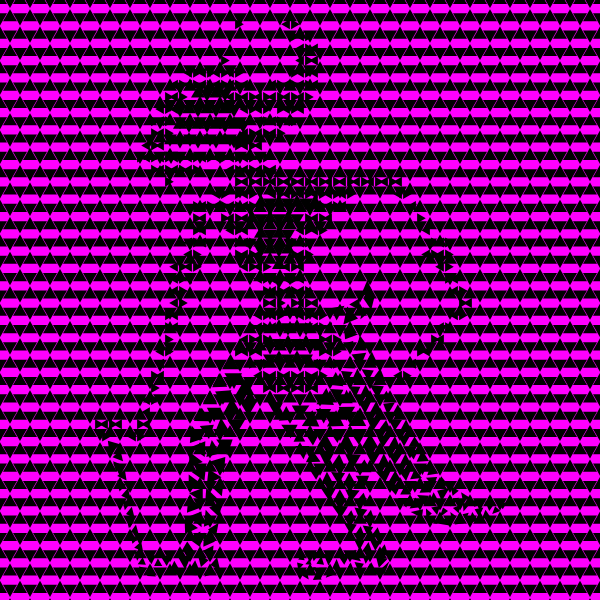
Frame 1 (no input)
Frame 60 (no input): identical to frame 1, image omitted
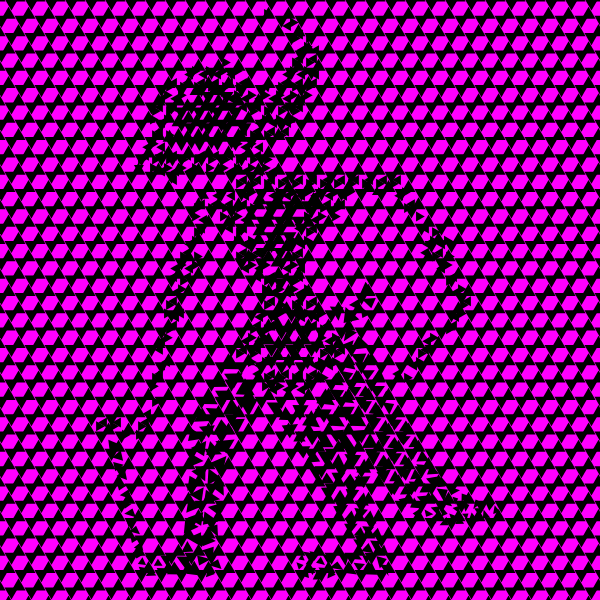
Frame 120 (the mouse pressed at the canvas centre since frame 60)

The p5.js sketch that drew these frames (run headless with seeded random() and noise() and a simulated clock; from frame 60 on, the mouse is pressed at the canvas centre):

// p5.js sketch
// ── sketch.js
/*========== triangle pattern globals ==========*/

let maskG; //mask for head/torso/arms with crown hole

/* master spacing + width knobs */
let SPACING = 2; //visible gap between triangles
let WIDTH_SWITCH = 28;   

// main lattice (bigger triangles for torso/head)
const BASE_SIDE = 18; //lattice side that drives the grid
let SIDE = BASE_SIDE - 2 * SPACING; //drawn side is smaller -> makes gaps
const H = (Math.sqrt(3) / 2) * BASE_SIDE; //row step for grid
const DX = BASE_SIDE / 2; //column step (upright/inverted alternating)

// narrow-space lattice (arms, tight cavities, crown band)
const SMALL_BASE_SIDE = 14;
let SMALL_SIDE = SMALL_BASE_SIDE - 2 * SPACING;
const SMALL_H = (Math.sqrt(3) / 2) * SMALL_BASE_SIDE;
const SMALL_DX = SMALL_BASE_SIDE / 2;

/* background lattice knobs */
let BG_SPACING = 3;            //gap for background triangles
const BG_BASE_SIDE = 20;       //grid size for background
let BG_SIDE = BG_BASE_SIDE - 2 * BG_SPACING;
const BG_H = (Math.sqrt(3) / 2) * BG_BASE_SIDE;
const BG_DX = BG_BASE_SIDE / 2;

/* rotation animation knobs */
let ROTATE_RATE = 1.0; //steps per second; each step = +120°
let _stepIndex = 0; //0 -> 0°, 1 -> 120°, 2 -> 240° -> back to 0
let _lastStepMs = 0;
let _angleOffset = 0; 

/* lattice/background visibility tweak */
const LATTICE_PIVOT_FRAC = 0.12; 

let _triBase; //reference to p5's original triangle


/*========== setup ==========*/

function setup() {
  createCanvas(600, 600);

  // build offscreen mask: white = keep, transparent = cutout (includes crown hole)
  maskG = createGraphics(600, 600);
  maskG.pixelDensity(1);
  maskG.noStroke();
  maskG.clear();

  // draw solid silhouette
  maskG.fill(255);
  drawHeadTorsoArmsPath(maskG);

  // cut the crown hole to transparent using erase()
  maskG.erase();
  drawCrownHolePath(maskG);
  maskG.noErase();

  // lock pixels for sampling
  maskG.loadPixels();

  // keep a reference to p5's triangle
  _triBase = window.triangle;
}


/*========== draw ==========*/

function draw() {
  // step the global rotation state in discrete 120° increments
  const periodMs = 1000 / max(0.0001, ROTATE_RATE);
  if (millis() - _lastStepMs >= periodMs) {
    _stepIndex = (_stepIndex + 1) % 3; // 0 -> 1 -> 2 -> 0
    _lastStepMs = millis();
  }
  _angleOffset = _stepIndex * (TWO_PI / 3); // 0, 120°, 240°

  background('magenta');

  // background - alternating triangle pattern drawn first
  drawBackgroundLattice(BG_SIDE, BG_BASE_SIDE, BG_H, BG_DX, 0, _angleOffset);

  fill(0);

  // left leg
  TRI(138.87, 566.6, 141.81, 574.8, 147.07, 568.37);
  TRI(150.01, 567.77, 147.07, 575.97, 155.86, 576.56);
  TRI(156.45, 568.36, 160.84, 576.55, 166.41, 568.36);
  TRI(174.32, 560.74, 167.58, 574.8, 182.23, 574.8);
  TRI(195.11, 560.16, 186.33, 574.8, 201.56, 575.39);
  TRI(208.89, 567.2, 204.5, 576.56, 216.2, 573.34);
  TRI(217.09, 557.24, 210.35, 565.12, 220.31, 570.7);
  TRI(197.47, 553.13, 200.97, 566.91, 208.54, 560.24);
  TRI(191.02, 556.05, 185.15, 569.53, 177.54, 556.05);
  TRI(160.55, 556.06, 166.7, 566, 172.27, 555.47);
  TRI(157.91, 558.39, 162.3, 566.02, 154.1, 566.02);
  TRI(145.32, 554.3, 155.86, 555.47, 151.46, 564.25);
  TRI(142.68, 557.23, 137.7, 564.25, 145.9, 564.84);
  TRI(134.19, 550.2, 141.09, 554, 137.1, 560.74);
  TRI(187.21, 541.41, 181.05, 551.95, 193.95, 551.36);
  TRI(213.56, 545.51, 202.74, 551.08, 212.1, 559.57);
  TRI(200.39, 531.45, 188.08, 538.18, 200.39, 547.27);
  TRI(203.91, 532.62, 203.33, 546.68, 215.03, 541.53);
  TRI(184.58, 518.55, 185.16, 533.79, 198, 528);
  TRI(218.55, 522.66, 208.05, 529.46, 215.93, 536.71);
  TRI(201.56, 511.52, 188.67, 516.51, 201.56, 527.34);
  TRI(205.67, 509.77, 203.91, 526.76, 216.21, 521.48);
  TRI(188.37, 496.88, 186.92, 512.7, 201.55, 507.13);
  TRI(221.48, 501.56, 209.18, 507.43, 219.72, 517.38);
  TRI(202.73, 488.09, 189.26, 493.37, 202.73, 502.15);
  TRI(206.25, 488.09, 205.08, 505.08, 218.55, 499.8);
  TRI(223.83, 479.89, 212.12, 487.21, 221.78, 496.29);
  TRI(188.67, 474.61, 188.67, 490.43, 202.72, 484.86);
  TRI(208.6, 469.34, 206.84, 484.57, 221.47, 477.25);
  TRI(206.25, 464.06, 191.6, 471.98, 204.4, 481.1);
  TRI(209.18, 461.72, 225.34, 457.05, 223.82, 472.85);
  TRI(189.26, 451.76, 189.26, 467.58, 202.74, 462.01);
  TRI(205.32, 441.2, 191, 447, 204.72, 456.97);
  TRI(211.82, 440.04, 206.24, 457.03, 220.31, 453.21);
  TRI(232.62, 439.45, 216.21, 439.45, 227.34, 455.27);
  TRI(191.6, 425.39, 189.85, 442.97, 202.73, 438.86);
  TRI(199.81, 425.98, 213.86, 424.81, 208.98, 439.05);
  TRI(220.91, 417.78, 213.87, 435.35, 231.74, 435.35);
  TRI(245.5, 418.95, 227.35, 419.82, 236.42, 434.18);
  TRI(201.79, 407.84, 193.87, 421.07, 210.35, 421.28);
  TRI(206.84, 407.81, 220.9, 407.81, 214.17, 421.88);
  TRI(231.74, 397.86, 222.66, 414.84, 241.41, 414.25);
  TRI(238.48, 399.61, 258.4, 399.03, 248.4, 416.01);
  TRI(209.77, 390.82, 202.73, 404.3, 217.2, 404.3);
  TRI(215.04, 391.41, 231.45, 390.24, 222.95, 404.87);
  TRI(245.5, 377.93, 235.55, 394.92, 254.29, 394.92);
  TRI(219.15, 373.25, 212.11, 387.3, 227.34, 386.72);
  TRI(224.41, 373.24, 241.99, 373.24, 234.08, 389.05);
  TRI(230.57, 353.92, 222.07, 369.14, 239.06, 369.14);

  // right leg
  TRI(303.52, 564.26, 297.07, 562.5, 298.25, 570.12);
  TRI(306.44, 568.94, 300, 574.21, 308.78, 579.49);
  TRI(317, 571.29, 312.89, 580.07, 321.68, 579.49);
  TRI(329.59, 568.37, 325.78, 577.73, 336.91, 573.62);
  TRI(350.7, 562.51, 344.53, 573.63, 355.66, 574.8);
  TRI(354.5, 561.92, 363.87, 563.68, 358.89, 572.46);
  TRI(371.24, 562.37, 363.29, 573.93, 377.93, 574.81);
  TRI(389.35, 561.33, 381, 569, 384, 575);
  TRI(308.22, 567.81, 315.82, 567.19, 312.01, 575.39);
  TRI(318.75, 567.77, 326.95, 567.77, 322.56, 575.39);
  TRI(336.62, 558.99, 332.23, 568.35, 341.6, 571.87);
  TRI(376.18, 557.23, 387.89, 558.4, 378.84, 567.7);
  TRI(302.34, 554.3, 298.17, 559.57, 304.69, 560.15);
  TRI(309.39, 559.24, 305.32, 564.2, 311.63, 564.84);
  TRI(321.39, 556.06, 316.41, 563.67, 324.02, 564.84);
  TRI(304.1, 551.37, 308.2, 551.37, 306.45, 557.81);
  TRI(309.96, 551.37, 319.92, 552.54, 313.77, 561.33);
  TRI(323.44, 553.71, 333.98, 555.47, 328.42, 565.42);
  TRI(338.09, 555.48, 350.97, 552.55, 344.24, 564.84);
  TRI(355.09, 549.61, 350.98, 558.98, 360.93, 561.33);
  TRI(362.7, 555.47, 370.91, 555.75, 365.55, 563.76);
  TRI(384.67, 544.34, 377.34, 554.29, 388.47, 555.47);
  TRI(368.55, 541.99, 362.11, 551.36, 372.65, 553.71);
  TRI(370.31, 540.82, 381.45, 540.82, 375.29, 550.77);
  TRI(353.91, 539.07, 365.04, 539.65, 359.48, 550.19);
  TRI(377.64, 527.35, 370.91, 536.43, 382.03, 538.48);
  TRI(360.65, 526.17, 354.49, 535.54, 365.03, 537.3);
  TRI(362.7, 525.59, 373.23, 527.05, 367.68, 536.12);
  TRI(343.95, 522.66, 356.84, 524.42, 350.69, 534.37);
  TRI(370.91, 509.77, 362.7, 521.48, 375.58, 523.24);
  TRI(351.27, 510.36, 344.53, 519.72, 356.25, 521.48);
  TRI(354.5, 507.42, 367.38, 509.77, 359.76, 520.02);
  TRI(332.23, 505.67, 348.04, 506.25, 340.72, 517.96);
  TRI(363.57, 492.79, 354.5, 503.62, 369.14, 505.66);
  TRI(339.85, 489.26, 332.81, 502.14, 347.46, 502.73);
  TRI(345.12, 489.26, 359.76, 490.44, 350.98, 501.56);
  TRI(320.51, 487.5, 336.33, 487.5, 329.01, 500.4);
  TRI(308.21, 467.28, 323.44, 466.41, 316.11, 479.87);
  TRI(326.94, 471.68, 321.1, 483.98, 333.4, 483.98);
  TRI(331.07, 472.03, 345.09, 473.11, 338.38, 483.99);
  TRI(349.23, 472.85, 342.78, 485.15, 357.42, 486.91);
  TRI(355.66, 475.79, 369.14, 475.78, 363.87, 489.26);
  TRI(295.31, 445.9, 309.38, 445.9, 303.51, 459.37);
  TRI(312.32, 450, 305.86, 462.3, 320.51, 461.71);
  TRI(318.17, 450.59, 334.57, 451.76, 326.37, 466.99);
  TRI(339.25, 454.1, 329.88, 468.16, 345.7, 468.16);
  TRI(345.12, 454.1, 360.89, 454.74, 352.44, 469.32);
  TRI(364.44, 459.38, 355.67, 472.27, 371.48, 472.26);
  TRI(299.12, 430.67, 293.55, 441.79, 305.25, 441.44);
  TRI(303.52, 430.66, 320.51, 431.25, 312.93, 445.53);
  TRI(325.2, 433.01, 316.99, 447.07, 333.4, 447.65);
  TRI(346.3, 432.43, 337.5, 449.99, 354.5, 448.83);
  TRI(281.25, 424.81, 297.66, 424.81, 290.62, 438.28);
  TRI(328.71, 430.08, 343.36, 430.08, 337.49, 442.97);
  TRI(286.23, 406.05, 278.91, 420.7, 293.54, 419.83);
  TRI(291.8, 405.47, 309.38, 405.47, 299.71, 419.57);
  TRI(312.3, 410.16, 301.76, 425.97, 319.34, 426.56);
  TRI(315.82, 408.98, 331.05, 408.98, 323.73, 423.62);
  TRI(336.04, 410.16, 326.96, 426.56, 343.94, 425.97);
  TRI(267.19, 401.37, 283.01, 402.55, 275.98, 416.6);
  TRI(326.36, 387.89, 316.41, 404.29, 333.98, 404.88);

  // cloth
  TRI(330.54, 308.28, 344.53, 305.87, 336.66, 320.48);
  TRI(347.17, 306.45, 343.37, 324.61, 358.01, 318.44);
  TRI(349.23, 304.39, 359.19, 298.5, 360.35, 310.54);
  TRI(362.7, 307.03, 369.71, 311.74, 360.35, 319.33);
  TRI(363.28, 298.25, 374.41, 297.07, 371.19, 309.95);
  TRI(367.39, 280.08, 360.94, 295.31, 373.24, 294.14);
  TRI(343.94, 327.54, 358.01, 334.56, 345.12, 339.26);
  TRI(341.1, 344.14, 353.31, 341.02, 351.26, 352.15);
  TRI(350.97, 356.84, 342.77, 367.96, 355.07, 368.55);
  TRI(341.02, 370.9, 352.73, 372.08, 345.71, 383.79);
  TRI(335.75, 372.07, 328.72, 384.68, 343.36, 386.13);
  TRI(329.88, 389.07, 343.36, 389.65, 336.92, 402.54);
  TRI(359.77, 335.16, 356.25, 350.39, 369.14, 348.04);
  TRI(351.57, 354.5, 366.21, 352.74, 360.06, 367.38);
  TRI(371.77, 351.56, 365.05, 364.75, 378.52, 365.63);
  TRI(361.52, 369.14, 373.78, 370.55, 368.26, 380.87);
  TRI(357.43, 368.56, 364.45, 383.2, 350.39, 383.2);
  TRI(360.35, 386.72, 348.63, 386.14, 355.37, 397.84);
  TRI(346.58, 389.64, 340.43, 403.13, 352.73, 403.13);
  TRI(338.66, 406.94, 355.08, 406.65, 346.58, 420.69);
  TRI(380.27, 368.56, 371.49, 380.58, 385.54, 381.44);
  TRI(369.73, 384.97, 383.79, 386.14, 377.64, 398.43);
  TRI(365.63, 384.38, 359.77, 396.67, 372.07, 397.26);
  TRI(358.01, 400.78, 371.48, 400.78, 365.03, 413.67);
  TRI(357.72, 410.15, 348.05, 425.98, 366.21, 425.98);
  TRI(348.63, 429.5, 366.21, 430.67, 358.89, 444.72);
  TRI(386.42, 390.82, 380.86, 399.61, 391.41, 399.61);
  TRI(376.46, 400.79, 369.14, 414.25, 382.61, 414.84);
  TRI(383.2, 403.72, 394.92, 402.54, 387.61, 414.84);
  TRI(366.21, 417.19, 381.44, 418.36, 372.66, 431.25);
  TRI(397.86, 404.3, 391.41, 416.01, 404.3, 416.6);
  TRI(388.39, 418.94, 401.96, 420.12, 394.64, 430.67);
  TRI(386.12, 420.12, 377.93, 431.24, 391.4, 431.83);
  TRI(370.03, 433.59, 361.52, 447.94, 378.51, 447.65);
  TRI(376.76, 435.36, 390.82, 435.95, 382.62, 447.66);
  TRI(365.92, 452.36, 380.86, 451.76, 372.95, 465.23);
  TRI(406.06, 419.53, 399.61, 431.83, 412.5, 432.42);
  TRI(397.85, 434.77, 409.57, 436.53, 404.01, 446.48);
  TRI(394.93, 435.94, 387.89, 448.24, 400.78, 449.41);
  TRI(387.89, 452.93, 401.95, 453.8, 394.63, 464.65);
  TRI(383.79, 453.52, 377.34, 466.99, 390.82, 467.58);
  TRI(375.59, 471.38, 390.82, 470.51, 384.95, 482.81);
  TRI(414.55, 436.53, 408.39, 446.77, 421.29, 447.06);
  TRI(406.64, 450, 418.36, 450, 413.66, 459.51);
  TRI(405.46, 453.52, 399.61, 465.23, 411.34, 464.88);
  TRI(397.86, 469.62, 411.33, 468.76, 406.05, 481.05);
  TRI(395.22, 470.52, 389.06, 481.34, 401.37, 481.05);
  TRI(386.72, 484.57, 400.78, 484.57, 395.79, 495.12);
  TRI(422.17, 449.99, 416.6, 461.72, 428.95, 461);
  TRI(417.19, 464.07, 427.73, 464.65, 422.47, 475.19);
  TRI(414.85, 468.75, 410.16, 479.29, 421.88, 478.12);
  TRI(408.99, 481.65, 421.29, 481.65, 414.85, 492.77);
  TRI(405.46, 484.57, 400.2, 494.53, 411.33, 494.53);
  TRI(397.85, 498.05, 410.16, 498.05, 406.21, 507.47);
  TRI(431.54, 463.49, 427.15, 475.19, 438.28, 473.43);
  TRI(425.98, 477.83, 437.11, 476.96, 433.58, 486.91);
  TRI(424.65, 482.52, 419.53, 492.77, 430.66, 492.18);
  TRI(417.19, 495.12, 428.91, 495.71, 425.1, 506.25);
  TRI(415.42, 497.47, 409.57, 508.59, 420.07, 507.14);
  TRI(441.22, 476.37, 437.11, 487.5, 448.24, 485.15);
  TRI(437.11, 490.74, 449.41, 488.09, 441.8, 500.97);
  TRI(433.59, 492.19, 428.32, 504.49, 438.81, 501.81);
  TRI(423.04, 509.18, 410.74, 512.12, 421.87, 517.97);
  TRI(450.59, 485.75, 458.75, 490.8, 452.63, 495.69);
  TRI(448.25, 497.46, 443.55, 505.07, 451.17, 506.25);
  TRI(431.26, 507.42, 440.03, 505.66, 437.1, 515.04);
  TRI(425.98, 508.6, 426.27, 518.54, 431.82, 513.57);
  TRI(452.61, 498.17, 459.41, 497.74, 453.79, 503.94);
  TRI(443.03, 507.47, 439.46, 517.38, 448, 511.05);
  TRI(427.74, 520.91, 433.89, 515.71, 437.1, 523.83);
  TRI(461.14, 492.19, 462.9, 501.56, 469.92, 497.77);
  TRI(452.93, 508.01, 459.96, 505.08, 458.78, 513.28);
  TRI(450.29, 512.12, 452.04, 521.48, 456.44, 516.5);
  TRI(445.53, 518.05, 439.02, 523.77, 449.7, 525.6);
  TRI(473.44, 499.81, 474.03, 506.84, 483.38, 504.2);
  TRI(462.89, 503.32, 470.51, 503.32, 463.48, 511.52);
  TRI(462.5, 514.27, 468.75, 512.7, 465.91, 519.72);
  TRI(459.38, 515.63, 454.69, 524.41, 464.06, 523.24);
  TRI(472.27, 512.11, 468.17, 522.65, 478.12, 520.89);
  TRI(474.61, 509.19, 483.4, 507.42, 479, 516.79);
  TRI(485.16, 501.57, 495.12, 502.74, 489.26, 510.94);
  TRI(485.45, 509.77, 481.65, 519.73, 489.7, 515.93);
  TRI(495.13, 506.25, 492.19, 513.88, 500.39, 510.93);
  TRI(498.05, 502.73, 506.84, 502.73, 502.73, 509.18);

  // left stick
  TRI(141.21, 541.41, 134.18, 547.84, 142.97, 551.36);
  TRI(130.67, 534.38, 138.28, 538.49, 132.43, 543.75);
  TRI(135.95, 524.42, 130.66, 532.02, 138.86, 534.96);
  TRI(126.57, 518.56, 134.18, 521.79, 128.91, 527.93);
  TRI(131.84, 506.84, 126, 514.1, 134.76, 518.55);
  TRI(122.47, 499.81, 130.08, 503.33, 124.81, 510.35);
  TRI(128.03, 488.09, 121.29, 495.69, 130.66, 500.39);
  TRI(117.19, 480.47, 125.98, 484.87, 119.53, 491.6);
  TRI(124.8, 469.34, 117.22, 476.01, 126.56, 480.47);
  TRI(113.09, 461.14, 123.05, 465.24, 116.02, 471.68);
  TRI(120.41, 450, 112.51, 457.33, 123.04, 461.13);
  TRI(107.82, 440.63, 120.79, 444.45, 109.58, 452.93);

  // head, torso, arms — lattice
  drawAlternatingLattice(SIDE, BASE_SIDE, H, DX, false, _angleOffset);         // main body pass
  drawAlternatingLattice(SMALL_SIDE, SMALL_BASE_SIDE, SMALL_H, SMALL_DX, true, _angleOffset); // narrow pass
}


/*========== helpers ==========*/

// background alternating lattice
function drawBackgroundLattice(side, base, rowStep, colStep, gray, angleOffset) {
  noStroke();
  fill(gray);
  for (let r = 0, y = 0; y <= height + rowStep; r++, y += rowStep) {
    for (let c = 0, x = 0; x <= width + base; c++, x += colStep) {
      const baseRot = ((r + c) % 2 === 0) ? -HALF_PI : HALF_PI;

      // build triangle vertices, then rotate them around an off-center pivot
      const v = equiVertsFromSide(x, y, side, baseRot);

 
      const pivot = offCenterPivot(x, y, side, r, c);
      const p1 = rotAbout(v[0].x, v[0].y, pivot.x, pivot.y, angleOffset);
      const p2 = rotAbout(v[1].x, v[1].y, pivot.x, pivot.y, angleOffset);
      const p3 = rotAbout(v[2].x, v[2].y, pivot.x, pivot.y, angleOffset);

      _triBase(p1.x, p1.y, p2.x, p2.y, p3.x, p3.y);
    }
  }
}

// organized lattice drawer; if narrowMode=true, restrict to narrow zones and flip apex across width
function drawAlternatingLattice(side, base, rowStep, colStep, narrowMode, angleOffset) {
  noStroke();
  fill(0);

  for (let r = 0, y = 0; y <= height + rowStep; r++, y += rowStep) {
    for (let c = 0, x = 0; x <= width + base; c++, x += colStep) {
      if (sampleAlpha(maskG, x, y) <= 1) continue;

      // decide which lattice draws here based on local thickness (also fixes crown band)
      const thick = localThickness(maskG, x, y, 40);
      if (narrowMode) {
        if (thick >= WIDTH_SWITCH) continue;
      } else {
        if (thick < WIDTH_SWITCH) continue;
      }

      // alternating upright / upside-down along the row
      let rot = ((r + c) % 2 === 0) ? -HALF_PI : HALF_PI;

      // in narrow strips, align triangles across the strip
      if (narrowMode) {
        const g = estimateGradient(maskG, x, y, 2);
        const normal = atan2(g.gy, g.gx); // points outward
        const q = x * Math.cos(normal) + y * Math.sin(normal);
        const across = floor(q / (base * 0.5));
        rot = (across % 2 === 0) ? normal : normal + PI; // face each other across width
      }

      // build triangle vertices at the base orientation
      const v = equiVertsFromSide(x, y, side, rot);

      // rotate vertices around a slightly off-center pivot to make motion visible at 120°
      const pivot = offCenterPivot(x, y, side, r, c);
      const p1 = rotAbout(v[0].x, v[0].y, pivot.x, pivot.y, angleOffset);
      const p2 = rotAbout(v[1].x, v[1].y, pivot.x, pivot.y, angleOffset);
      const p3 = rotAbout(v[2].x, v[2].y, pivot.x, pivot.y, angleOffset);

      // margin check with the rotated triangle
      if (!triangleInsideMaskWithMargin(maskG, [p1, p2, p3], SPACING * 0.5)) continue;

      _triBase(p1.x, p1.y, p2.x, p2.y, p3.x, p3.y);
    }
  }
}

// off-center pivot for lattice/background triangles
function offCenterPivot(cx, cy, side, r, c) {
  const dir = ((r + c) % 2 === 0) ? -HALF_PI : HALF_PI;
  const mag = side * LATTICE_PIVOT_FRAC; //small offset
  return { x: cx + mag * Math.cos(dir), y: cy + mag * Math.sin(dir) };
}

// sample alpha from a p5.Graphics at (x,y)
function sampleAlpha(g, x, y) {
  const ix = constrain(floor(x), 0, g.width - 1);
  const iy = constrain(floor(y), 0, g.height - 1);
  const idx = 4 * (iy * g.width + ix);
  return g.pixels[idx + 3];
}

// estimate gradient of the mask alpha
function estimateGradient(g, x, y, r) {
  const ax1 = sampleAlpha(g, x + r, y);
  const ax0 = sampleAlpha(g, x - r, y);
  const ay1 = sampleAlpha(g, x, y + r);
  const ay0 = sampleAlpha(g, x, y - r);
  return { gx: ax1 - ax0, gy: ay1 - ay0 };
}

// approximate local half-thickness
function localThickness(g, x, y, maxR) {
  let minD = maxR;
  for (let a = 0; a < TWO_PI; a += TWO_PI / 16) {
    for (let d = 1; d <= maxR; d += 1) {
      const sx = x + d * Math.cos(a);
      const sy = y + d * Math.sin(a);
      if (sampleAlpha(g, sx, sy) <= 1) {
        minD = Math.min(minD, d);
        break;
      }
    }
  }
  return minD;
}

function triangleInsideMaskWithMargin(g, verts, margin) {
  const pts = [
    verts[0], verts[1], verts[2],
    { x: (verts[0].x + verts[1].x) / 2, y: (verts[0].y + verts[1].y) / 2 },
    { x: (verts[1].x + verts[2].x) / 2, y: (verts[1].y + verts[2].y) / 2 },
    { x: (verts[2].x + verts[0].x) / 2, y: (verts[2].y + verts[0].y) / 2 },
  ];
  for (let p of pts) {
    if (sampleAlpha(g, p.x, p.y) <= 1) return false;
    if (localThickness(g, p.x, p.y, ceil(margin * 2)) < margin) return false;
  }
  return true;
}

// vertices for an equilateral triangle given center (cx,cy), side length 'side', rotation 'a'
function equiVertsFromSide(cx, cy, side, a) {
  const R = side / Math.sqrt(3); // circumradius
  const a0 = a;
  const a1 = a + TWO_PI / 3;
  const a2 = a + 2 * TWO_PI / 3;
  return [
    { x: cx + R * Math.cos(a0), y: cy + R * Math.sin(a0) },
    { x: cx + R * Math.cos(a1), y: cy + R * Math.sin(a1) },
    { x: cx + R * Math.cos(a2), y: cy + R * Math.sin(a2) },
  ];
}

// rotate a point about (cx, cy)
function rotAbout(x, y, cx, cy, a) {
  const dx = x - cx, dy = y - cy;
  const ca = Math.cos(a), sa = Math.sin(a);
  return { x: cx + dx * ca - dy * sa, y: cy + dx * sa + dy * ca };
}

// draw a single triangle rotated by the global 0/120/240
function TRI(x1, y1, x2, y2, x3, y3) {
  const cx = (x1 + x2 + x3) / 3;
  const cy = (y1 + y2 + y3) / 3;
  const p1 = rotAbout(x1, y1, cx, cy, _angleOffset);
  const p2 = rotAbout(x2, y2, cx, cy, _angleOffset);
  const p3 = rotAbout(x3, y3, cx, cy, _angleOffset);
  _triBase(p1.x, p1.y, p2.x, p2.y, p3.x, p3.y);
}

// draw silhouette path for head/torso/arms onto a p5.Graphics 'g'
function drawHeadTorsoArmsPath(g) {
  g.beginShape();
  g.vertex(123.64, 183.77);
  g.bezierVertex(151.5, 127.5, 148.5, 58.5, 213.28, 61.53);
  g.bezierVertex(231.5, 32.5, 224.5, 26.5, 241.9, 14.08);
  g.bezierVertex(284.5, -11.5, 361.5, 45.5, 297.96, 128.32);
  g.bezierVertex(289.71, 138.94, 276.78, 141.53, 262.51, 141.8);
  g.bezierVertex(268.84, 152.53, 274.44, 162.61, 278.93, 171.68);
  g.vertex(404.89, 174.03);
  g.vertex(439.95, 232.41);
  g.bezierVertex(450.5, 230.5, 459.5, 248.5, 454.08, 257.21);
  g.vertex(477.5, 307.5);
  g.bezierVertex(472.5, 320.5, 441.5, 339.5, 395.22, 398.43);
  g.vertex(386.13, 380.26);
  g.vertex(457.32, 304.53);
  g.vertex(437.69, 270.7);
  g.bezierVertex(423.5, 269.5, 414.5, 253.5, 423.04, 241.24);
  g.vertex(393.16, 194.24);
  g.vertex(355.09, 196.88);
  g.bezierVertex(343.07, 218.3, 345.32, 217.72, 331.05, 223.83);
  g.vertex(316.41, 247.27);
  g.vertex(307.58, 279.49);
  g.vertex(341.89, 332.23);
  g.vertex(347.21, 356.74);
  g.vertex(312.01, 401.43);
  g.vertex(261.33, 396.34);
  g.vertex(231.45, 349.8);
  g.vertex(260.1, 298.5);
  g.vertex(235.99, 260.74);
  g.bezierVertex(231.65, 254.77, 224.94, 235.84, 216.5, 207.5);
  g.vertex(201.56, 260.74);
  g.bezierVertex(205.09, 268.5, 202.17, 283.5, 192.85, 285.15);
  g.vertex(152.95, 427.46);
  g.bezierVertex(146.33, 447.46, 140.5, 445.5, 106.92, 436.52);
  g.vertex(106.05, 446.78);
  g.bezierVertex(67.5, 425.5, 122.75, 387.49, 129.05, 430.07);
  g.bezierVertex(139.23, 426.61, 155.42, 343.67, 169.92, 283);
  g.bezierVertex(162.5, 270.5, 166.5, 253.5, 181.64, 249.98);
  g.bezierVertex(192.69, 203.72, 188.5, 180.5, 236.72, 190.52);
  g.bezierVertex(223.76, 150.55, 175.91, 189.59, 167.89, 188);
  g.bezierVertex(161.56, 185.48, 159.59, 181.8, 159.81, 177.54);
  g.bezierVertex(152.32, 178.86, 147.85, 178.57, 152.64, 173.34);
  g.bezierVertex(146.08, 174.56, 143.8, 172.83, 143.68, 169.6);
  g.vertex(123.64, 183.77);
  g.endShape(CLOSE);
}

// draw the crown hole path
function drawCrownHolePath(g) {
  g.beginShape();
  g.vertex(232.89, 62.55);
  g.bezierVertex(223.5, 15.5, 267.5, 14.5, 281.84, 26.19);
  g.bezierVertex(291.5, 35.5, 293.5, 53.5, 291.5, 61.5);
  g.bezierVertex(282.32, 80.47, 270.63, 84.01, 251.5, 86.5);
  g.bezierVertex(247.5, 78.5, 244.15, 76.75, 247.5, 68.5);
  g.bezierVertex(236.5, 71.5, 241.5, 67.5, 232.89, 62.55);
  g.endShape(CLOSE);
}
